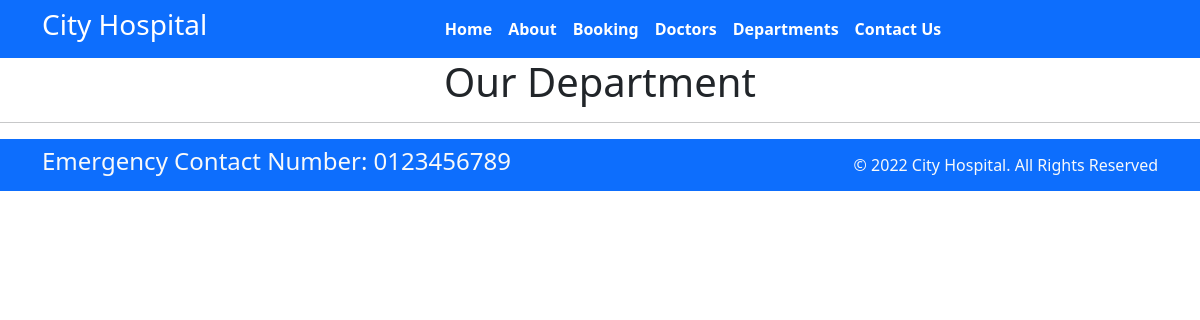
Page /department/ on the earlier database version.
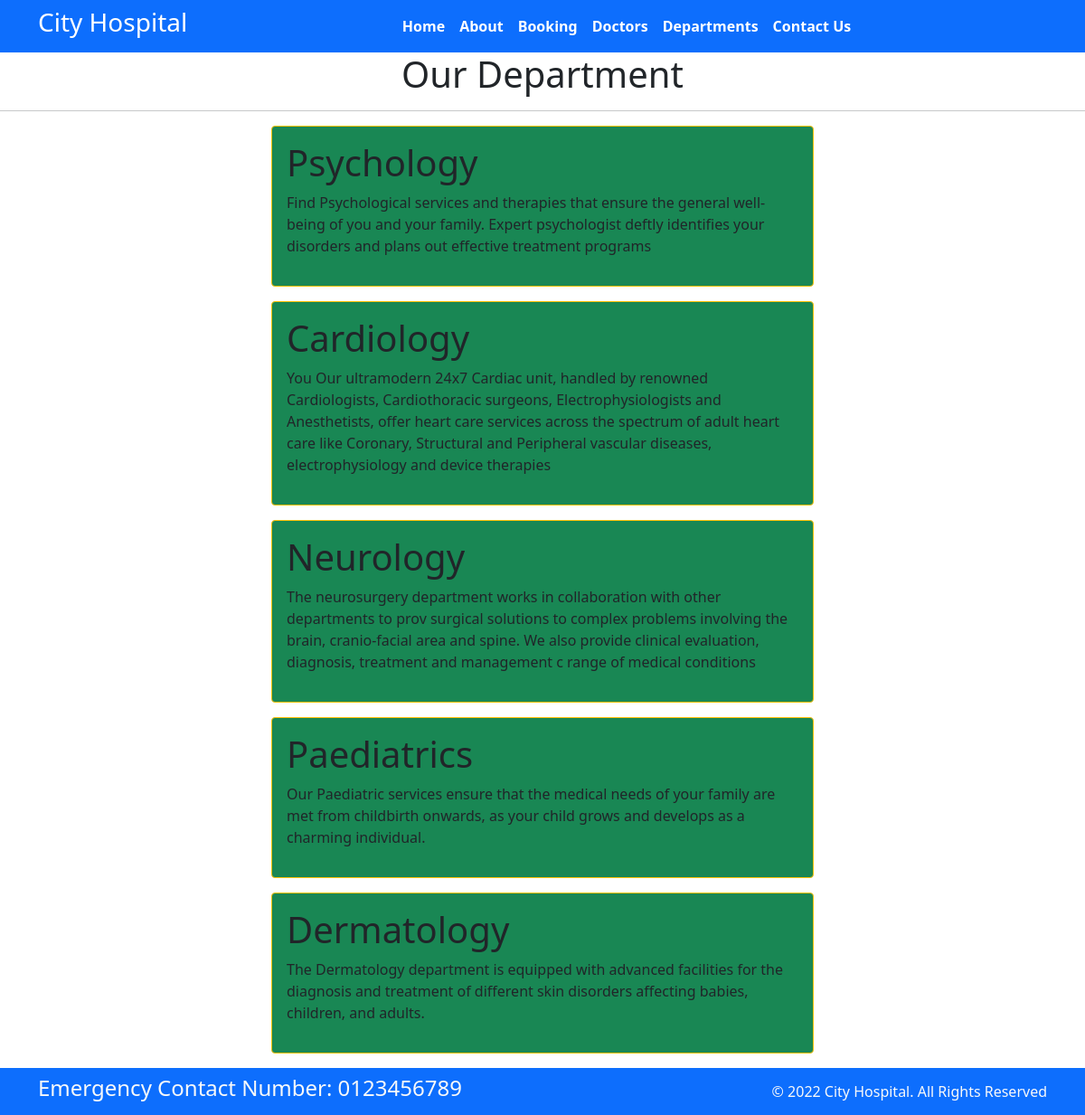
Same page on the later database version.
### home/models.py (models this page shows, shortened)
class Department(models.Model):
    dep_name = models.CharField(max_length=100)
    dep_decription = models.TextField()

### home/views.py (the view)
# urls.py: path('department/', views.department, name='department'),
def department(request):
    dict_dept={
        'dept': Department.objects.all()
    }
    return render(request, 'department.html', dict_dept)

### templates/department.html (shortened to what this page needs)
{% extends "base.html" %}
{% block content %}
<h1 class="text-center">Our Department </h1>
<hr>
{% for d in dept %}
<div class="mx-auto w-50 bg-success tex-white p-3 my-3 border border-warning rounded">
    <h1>{{d.dep_name}}</h1>
    <p>{{d.dep_decription}}</p>
</div>
{% endfor %}
{% endblock %}

### templates/base.html (shortened to what this page needs)
{%load static%}
<!DOCTYPE html>
<html>
  <head>
    <link rel="stylesheet"
      href=" https://cdn.jsdelivr.net/npm/bootstrap@5.1.3/dist/css/bootstrap.min.css ">
    <link rel="stylesheet"
      href="https://use.fontawesome.com/releases/v5.2.0/css/all.css">
    <link rel="stylesheet"
      href="{%static '/css/style.css'%}">
  </head>
  <body>
    <nav class="navbar bg-primary navbar-expand-md ">
      <div class="container">
        <div class="col-2 text-left pl-md-0">
          <h3 class="text-white"> City Hospital </h3>
        </div>
        <div
          class="collapse navbar-collapse justify-content-center col-md-8 navbar-collapse-3">
          <ul class="navbar-nav justify-content-center  fw-bold">
            <li class="nav-item active">
              <a class="nav-link text-white" href="{% url 'home'  %}">Home </a>
            </li>
            <li class="nav-item">
              <a class="nav-link text-white" href="{% url 'about'  %}">About</a>
            </li>
            <li class="nav-item">
              <a class="nav-link text-white" href="{% url 'booking'  %}">Booking</a>
            </li>
            <li class="nav-item">
              <a class="nav-link text-white" href="{% url 'doctor'  %}">Doctors</a>
            </li>
			 <li class="nav-item">
              <a class="nav-link text-white" href="{% url 'department'  %}">Departments</a>
            </li>
            <li class="nav-item">
              <a class="nav-link text-white" href="{% url 'contact'  %}">Contact Us</a>
            </li>
          </ul>
        </div>
      </div>
    </nav>
    {% block content %}{%endblock%}
    <section class="">
      <footer class="pt-2 pb-2  bg-primary text-light">
        <div class="container">
          <div class="row align-items-center">
            <div class="col-12 col-md-8">
              <h4>Emergency Contact Number: 0123456789</h4>
            </div>
            <div class="col-12 col-md-4 mt-4 mt-md-0 text-center text-md-end">
              © 2022 City Hospital. All Rights Reserved
            </div>
          </div>
        </div>
      </footer>
    </section>
  </body>
</html>

Differences in the rows shown:
added Department: dep_name "Psychology", dep_decription "Find Psychological services and therapies that ensure the general well-being of you and your family. Expert psychologist deftly identifies your disorders and plans out effective treatment programs"
added Department: dep_name "Cardiology", dep_decription "You Our ultramodern 24x7 Cardiac unit, handled by renowned Cardiologists, Cardiothoracic surgeons, Electrophysiologists and Anesthetists, offer heart care services across the spectrum of adult heart care like Coronary, Structural and Peripheral vascular diseases, electrophysiology and device therapies"
added Department: dep_name "Neurology", dep_decription "The neurosurgery department works in collaboration with other departments to prov surgical solutions to complex problems involving the brain, cranio-facial area and spine. We also provide clinical evaluation, diagnosis, treatment and management c range of medical conditions"
added Department: dep_name "Paediatrics", dep_decription "Our Paediatric services ensure that the medical needs of your family are met from childbirth onwards, as your child grows and develops as a charming individual."
added Department: dep_name "Dermatology", dep_decription "The Dermatology department is equipped with advanced facilities for the diagnosis and treatment of different skin disorders affecting babies, children, and adults."
